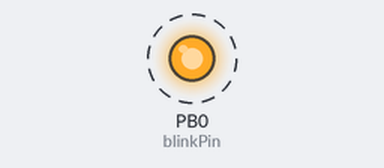
Recording of a program running on a simulated ATtiny85, built with avr-gcc and run on an emulated ATtiny85. On the bench: output pins drawn as LEDs (lit = HIGH). Dashed ring = blinking.

Above: at 0.2 s.
Timing chart, 0 to 3.0 s (numbered marks = the images above):
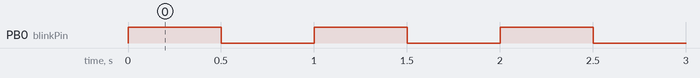

Measured:
- by itself, PB0 (blinkPin): alternates HIGH for 0.50 s and LOW for 0.50 s

The program:

main.cpp
```cpp
#include <Arduino.h>

int blinkPin = 0;
void setup()
{
  pinMode(blinkPin, OUTPUT);
}

void loop()
{
  digitalWrite(blinkPin, HIGH);
  delay(500);
  digitalWrite(blinkPin, LOW);
  delay(500);
}
```
